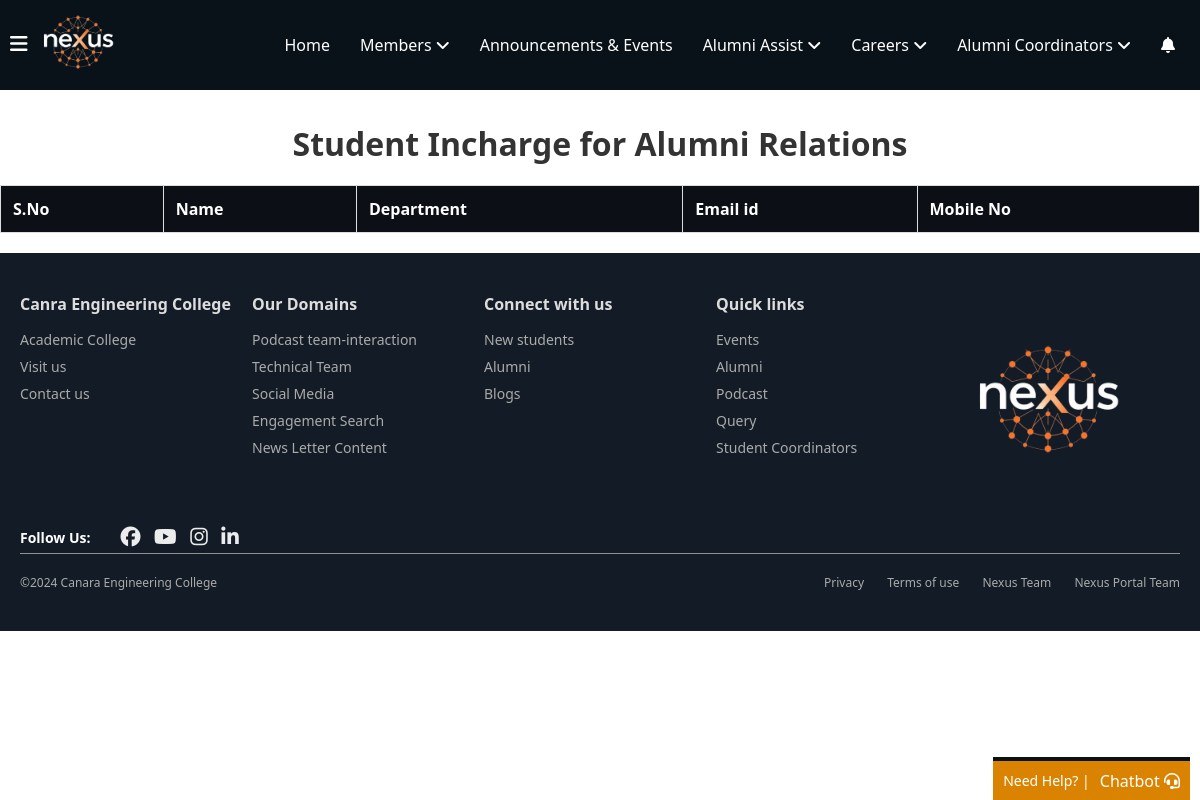
Before: /coordinators/student-coordinators/ with the older database file.
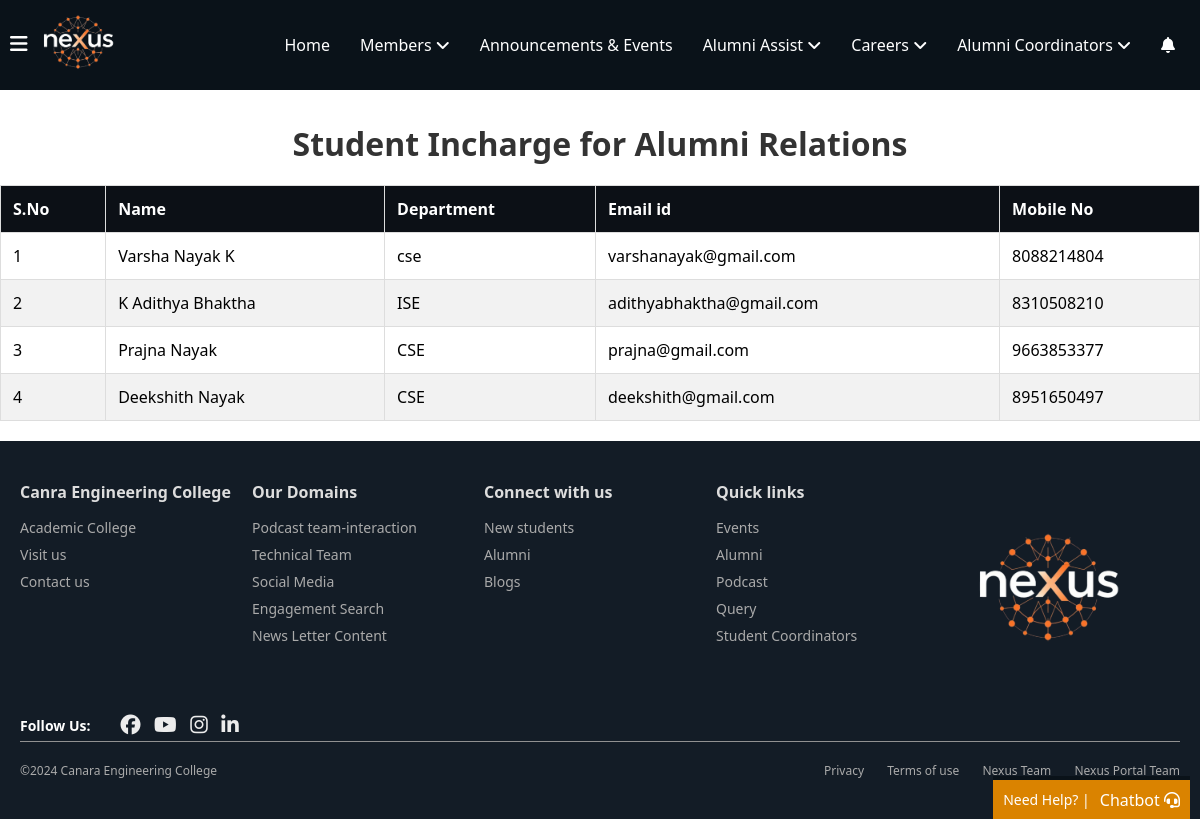
After: the same page with the newer database file.
### coordinators/models.py (models this page shows, shortened)
class StudentCoordinator(models.Model):
    coordinator_id =models.AutoField(primary_key=True)
    name = models.CharField(max_length=100)  # Coordinator's name
    branch= models.CharField(max_length=100)  # Coordinator's branch (department)
    email = models.EmailField(unique=True)  # Coordinator's email address
    phone_number = models.CharField(max_length=15)  # Coordinator's phone number

### coordinators/views.py (the view)
# urls.py: path('student-coordinators/', StudentCoordinatorListView.as_view(), name='student-coordinator-list'),
class StudentCoordinatorListView(ListView):
    model = StudentCoordinator
    template_name = 'coordinators/student-coordinators.html'  # HTML template to render
    context_object_name = 'student_coordinators'  # Name of the object in the template

### notifications/context_processors.py (called while the page is built)
def notification_count(request):
    if request.user.is_authenticated:
        unread_count = Notification.objects.filter(
            recipient=request.user,
            viewed=False
        ).count()
        return {'unread_notifications_count': unread_count}
    return {'unread_notifications_count': 0}

### coordinators/templates/coordinators/student-coordinators.html (shortened to what this page needs)
{% extends 'home/layout.html' %}
{% load static %}
{% block content %}
</head>
<body>
    <div class="container">
        <div class="faculty">
            <h1>Student Incharge for Alumni Relations</h1>
            <div class="table-responsive">
                <table>
                    <thead>
                        <tr>
                            <th>S.No</th>
                            <th>Name</th>
                            <th>Department</th>
                            <th>Email id</th>
                            <th>Mobile No</th>
                        </tr>
                    </thead>
                    <tbody>
                        {% for coordinator in student_coordinators %}
                        <tr>
                            <td>{{ coordinator.coordinator_id }}</td>
                            <td>{{ coordinator.name }}</td>
                            <td>{{ coordinator.branch }}</td>
                            <td>{{ coordinator.email }}</td>
                            <td>{{ coordinator.phone_number }}</td>
                        </tr>
                        {% endfor %}
                    </tbody>
                </table>
            </div>
        </div>
    </div>
</body>
</html>
{% endblock %}

### home/templates/home/layout.html (shortened to what this page needs)
{% load static %}
<!DOCTYPE html>
<html lang="en">
<head>
    <link rel="stylesheet" href="{% static 'home/navbar.css' %}">
</head>
<body>
    <header>
        <nav>
            <div class="left">
                <div class="menu" id="menuBtn" onclick="toggleSidebar()">
                    <i class="fa-solid fa-bars"></i>
                </div>
                <div class="logo">
                    <img src="{% static 'home/assets/Nexus_logo-removebg-preview-1.png'%}" alt="nexus logo" class="nav-logo">
                </div>
            </div>
            <div class="nav-ele" id="navEle">
                <ul>
                    <li><a href="{% url 'home'%}">Home</a></li>
                    <li class="dropdown">
                        Members <i class="fa fa-angle-down"></i>
                    </li>
                    <li><a href="{% url 'event_list' %}">Announcements & Events</a> </li>
                    <li class="dropdown">
                        Alumni Assist <i class="fa fa-angle-down"></i>
                    </li>
                    <li class="dropdown">
                        Careers <i class="fa fa-angle-down"></i>
                    </li>
                    <li class="dropdown">
                        Alumni Coordinators <i class="fa fa-angle-down"></i>
                    </li>
                    <li>
                        <a href="{% url 'notifications:notification_panel' %}">
                            <i class="fas fa-bell"></i>
                        </a>
                    </li>
                </ul>
            </div>
        </nav>
    </header>
    <div class="help-block">
        <div class="help-data">
            <a href="#" class="help-link">Need Help? |</a>
            <p>Chatbot <i class="fa-solid fa-headset"></i></p>
        </div>
    </div>
        {% block content %}
        {% endblock %}
    <footer class="footer">
        <div class="container">
            <div class="footer-columns">
                <div class="column">
                    <h5>Canra Engineering College</h5>
                    <ul>
                        <li><a href="https://www.canaraengineering.in">Academic College</a></li>
                        <li><a href="https://www.canaraengineering.in">Visit us</a></li>
                        <li><a href="">Contact us</a></li>
                    </ul>
                </div>
                <div class="column">
                    <h5>Our Domains</h5>
                    <ul>
                        <li><a href="#">Podcast team-interaction</a></li>
                        <li><a href="#">Technical Team</a></li>
                        <li><a href="{% url 'social_media' %}">Social Media</a></li>
                        <li><a href="#">Engagement Search</a></li>
                        <li><a href="#">News Letter Content</a></li>
                    </ul>
                </div>
                <div class="column">
                    <h5>Connect with us</h5>
                    <ul>
                        <li><a href="#">New students</a></li>
                        <li><a href="#">Alumni</a></li>
                        <li><a href="#">Blogs</a></li>
                    </ul>
                </div>
                <div class="column">
                    <h5>Quick links</h5>
                    <ul>
                        <li><a href="#">Events</a></li>
                        <li><a href="#">Alumni</a></li>
                        <li><a href="#">Podcast</a></li>
                        <li><a href="#">Query</a></li>
                        <li><a href="#">Student Coordinators</a></li>
                    </ul>
                </div>
                <div class="column foot-logo">
                    <img src="{% static 'home/assets/Nexus_logo-removebg-preview.png'%}" alt="Nexus Logo">
                </div>
            </div>
            <div class="footer-icons">
                <strong>Follow Us: </strong>
                <div class="social-icons">
                    <i class="fa-brands fa-facebook"></i>
                    <i class="fa-brands fa-youtube"></i>
                    <i class="fa-brands fa-instagram"></i>
                    <i class="fa-brands fa-linkedin-in"></i>
                </div>
            </div>
            <div class="footer-bottom">
                <p>&copy;2024 Canara Engineering College</p>
                <div class="footer-links">
                    <a href="#">Privacy</a>
                    <a href="#">Terms of use</a>
                    <a href="{% url 'nexusTeam' %}">Nexus Team</a>
                    <a href="{% url 'webTeam' %}">Nexus Portal Team</a>
                </div>
            </div>
        </div>
    </footer>
</body>
</html>

### home/static/home/navbar.css (style rules this page uses)
* { margin: 0; padding: 0; box-sizing: border-box; font-family: 'Segoe UI', Tahoma, Geneva, Verdana, sans-serif; }
a { text-decoration: none; color: white; }
header { background-color: #0a1219; color: white; padding: 5px ; position: sticky; top: 0; left: 0; width: 100%; z-index: 1000; }
header nav { display: flex; justify-content: space-between; align-items: center; flex-wrap: wrap; padding: 5px; width: 100%; }
header nav .left { display: flex; align-items: center; }
nav .left .logo img { width: 100px; height: auto; }
.menu i { cursor: pointer; font-size: 20px; }
.nav-ele ul { list-style: none; margin: 0; padding: 0; display: flex; }
.nav-ele li { padding: 10px 15px; cursor: pointer; position: relative; }
nav ul li a { text-decoration: none; color: white; }
.help-block { position: fixed; bottom: 0; right: 10px; z-index: 1000; background-color: #da8300; border-top: 4px solid #0a1219; }
.help-link { display: inline-block; color: white; font-size: 14px; padding: 10px; border-radius: 5px; text-decoration: none; }
.help-block .help-data { display: flex; justify-content: center; align-items: center; }
.help-block .help-data p { cursor: pointer; padding-right: 10px; color: white; margin: 0; }
.footer { background-color: #131c26; color: white; padding: 40px 20px; font-size: 14px; z-index: 999; }
.footer .container { max-width: 1200px; margin: 0 auto; }
.footer-columns { display: flex; justify-content: space-between; margin-bottom: 30px; }
.column { flex: 1; }
.column h5 { font-size: 16px; margin-bottom: 15px; color: #ddd; }
.column ul { list-style: none; padding: 0; }
.column ul li { margin-bottom: 8px; }
.column ul li a { color: #aaa; text-decoration: none; font-size: 14px; }
.footer-bottom { display: flex; justify-content: space-between; align-items: center; border-top: 1px solid #919191; padding-top: 20px; font-size: 12px; color: #aaa; }
.footer-bottom p { margin: 0; }
.foot-logo img { max-width: 200px; }
.footer-links a { margin-left: 20px; color: #aaa; text-decoration: none; }
.footer-icons { margin: 5px auto; display: flex; align-items: center; gap: 20px; }
.footer-icons .social-icons i { margin-left: 10px; font-size: 20px; color: #ececec; cursor: pointer; }

### coordinators/templates/coordinators/student-coordinators.html (style rules this page uses)
h1 { margin-top: 2rem; text-align: center; color: #333; }
.table-responsive { margin: 20px 0; overflow-x: auto; }
table { width: 100%; max-width: 1300px; margin: 0 auto; border-collapse: collapse; box-shadow: 0 2px 3px rgba(0,0,0,0.1); border: 1px solid #ddd; }
th, td { padding: 12px; text-align: left; border: 1px solid #ddd; }
th { background-color: #0c1016; color: rgb(255, 255, 255); }
tr:nth-child(even) { background-color: #f2f2f2; }

Changed rows visible on the page:
added StudentCoordinator: coordinator_id "1", name "Varsha Nayak K", branch "cse", email "varshanayak@gmail.com", phone_number "8088214804"
added StudentCoordinator: coordinator_id "2", name "K Adithya Bhaktha", branch "ISE", email "adithyabhaktha@gmail.com", phone_number "8310508210"
added StudentCoordinator: coordinator_id "3", name "Prajna Nayak", branch "CSE", email "prajna@gmail.com", phone_number "9663853377"
added StudentCoordinator: coordinator_id "4", name "Deekshith Nayak", branch "CSE", email "deekshith@gmail.com", phone_number "8951650497"
